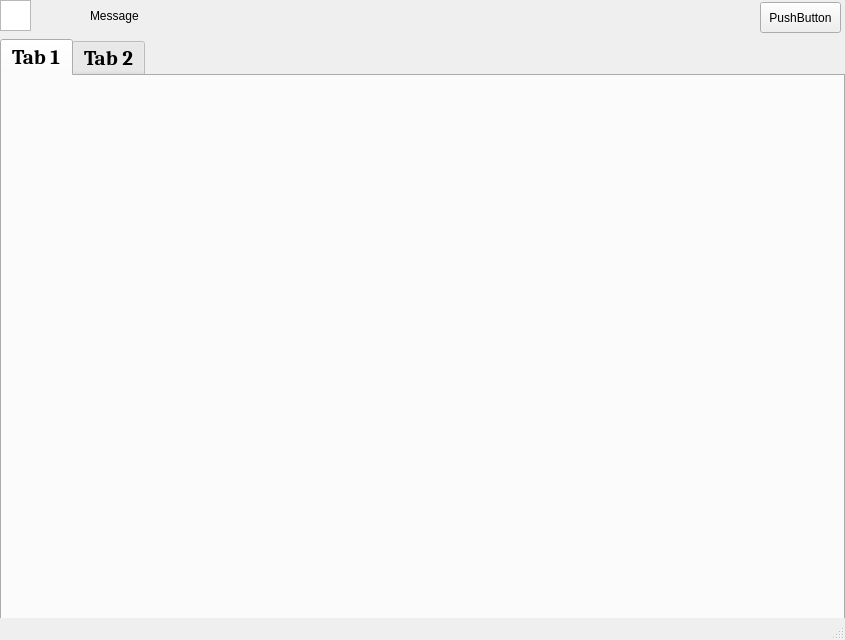
<?xml version="1.0" encoding="UTF-8"?>
<ui version="4.0">
 <class>MainWindow</class>
 <widget class="QMainWindow" name="MainWindow">
  <property name="geometry">
   <rect>
    <x>0</x>
    <y>0</y>
    <width>845</width>
    <height>640</height>
   </rect>
  </property>
  <property name="windowTitle">
   <string>MainWindow</string>
  </property>
  <widget class="QWidget" name="centralwidget">
   <widget class="QTabWidget" name="tabViewWidget">
    <property name="geometry">
     <rect>
      <x>0</x>
      <y>39</y>
      <width>845</width>
      <height>600</height>
     </rect>
    </property>
    <property name="font">
     <font>
      <family>Cambria</family>
      <pointsize>16</pointsize>
      <weight>75</weight>
      <italic>false</italic>
      <bold>true</bold>
      <stylestrategy>PreferDefault</stylestrategy>
      <kerning>true</kerning>
     </font>
    </property>
    <property name="autoFillBackground">
     <bool>true</bool>
    </property>
    <property name="currentIndex">
     <number>0</number>
    </property>
    <property name="elideMode">
     <enum>Qt::ElideRight</enum>
    </property>
    <property name="usesScrollButtons">
     <bool>true</bool>
    </property>
    <widget class="QWidget" name="tab">
     <attribute name="title">
      <string>Tab 1</string>
     </attribute>
    </widget>
    <widget class="QWidget" name="tab_2">
     <attribute name="title">
      <string>Tab 2</string>
     </attribute>
    </widget>
   </widget>
   <widget class="QWidget" name="widget" native="true">
    <property name="geometry">
     <rect>
      <x>0</x>
      <y>0</y>
      <width>845</width>
      <height>40</height>
     </rect>
    </property>
    <widget class="QLabel" name="label">
     <property name="geometry">
      <rect>
       <x>90</x>
       <y>0</y>
       <width>661</width>
       <height>31</height>
      </rect>
     </property>
     <property name="text">
      <string>Message</string>
     </property>
    </widget>
    <widget class="QPushButton" name="pushButton">
     <property name="geometry">
      <rect>
       <x>760</x>
       <y>2</y>
       <width>81</width>
       <height>31</height>
      </rect>
     </property>
     <property name="text">
      <string>PushButton</string>
     </property>
    </widget>
    <widget class="QGraphicsView" name="graphicsView">
     <property name="geometry">
      <rect>
       <x>0</x>
       <y>0</y>
       <width>31</width>
       <height>31</height>
      </rect>
     </property>
    </widget>
   </widget>
  </widget>
  <widget class="QMenuBar" name="menubar">
   <property name="geometry">
    <rect>
     <x>0</x>
     <y>0</y>
     <width>845</width>
     <height>23</height>
    </rect>
   </property>
  </widget>
  <widget class="QStatusBar" name="statusbar"/>
 </widget>
 <resources/>
 <connections/>
</ui>
